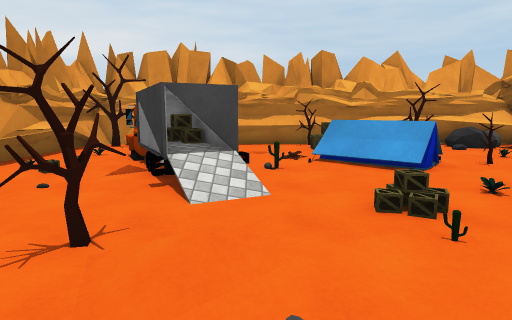
view 1 (above)

14 first-person views from a walk through a Unity game level. The camera is 1.3 m above the floor, tilts 8° down and sees 75° across. The floor is counted in squares, 1 m on a side. Each view is taken from the middle of a square. On the plan, view 1 faces up. The plan holds only what a view shows up to about 14 squares ahead; the rest is blank. Surface patterns are stand-ins for the level's own textures.

view 2
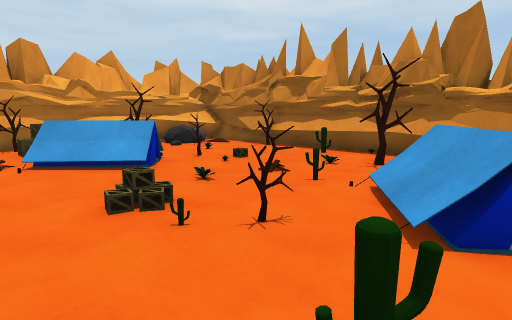

view 3
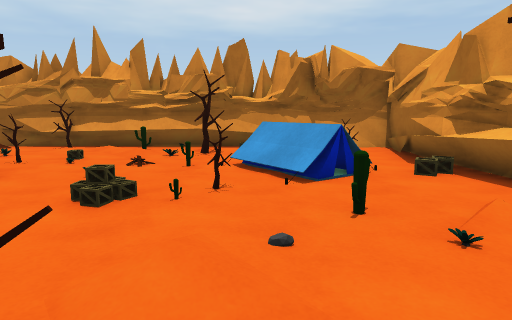

view 4
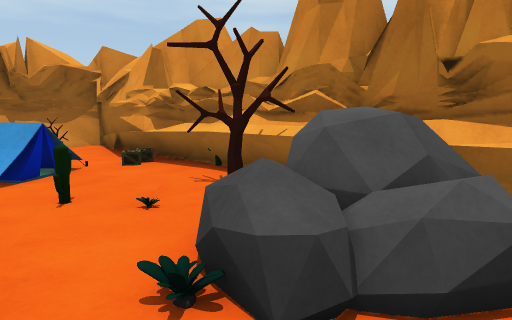

view 5
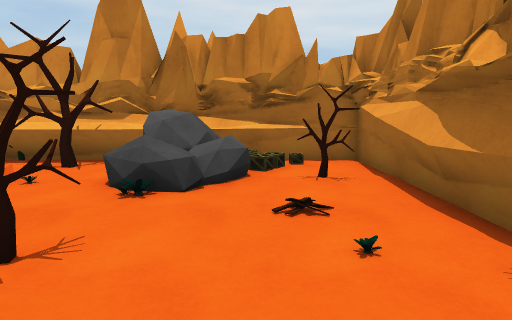

view 6
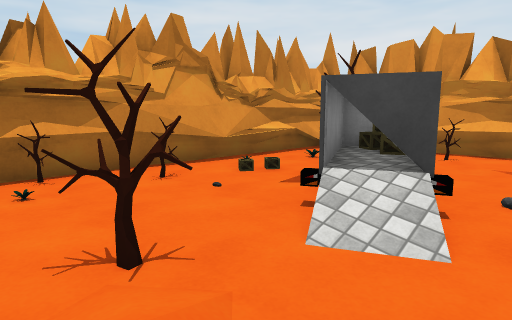

view 7
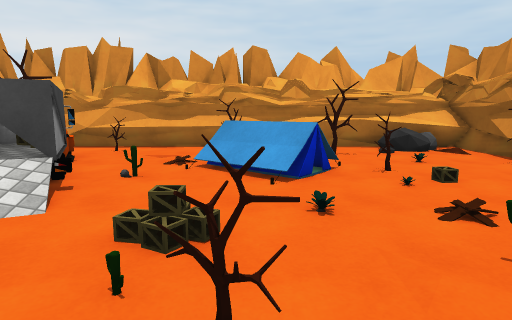

view 8
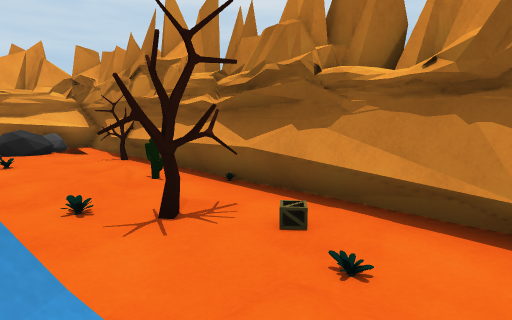

view 9
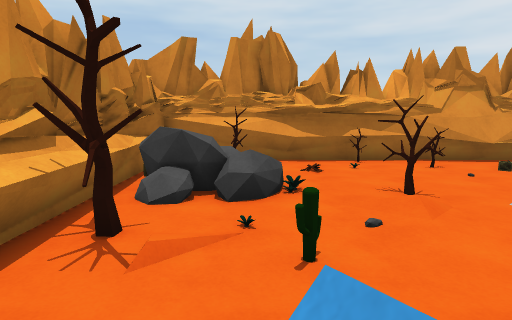

view 10
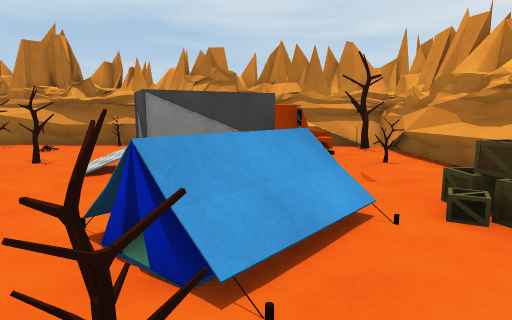

view 11
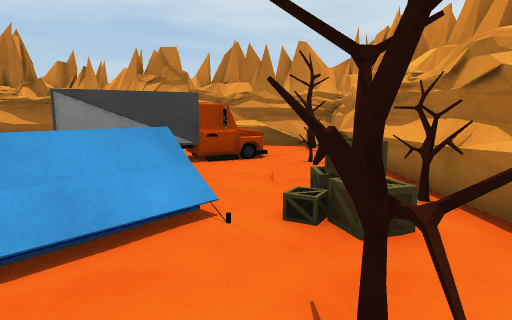

view 12
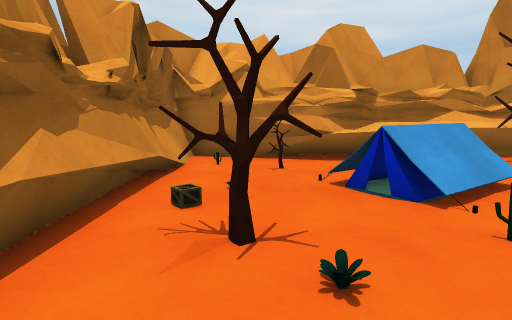

view 13
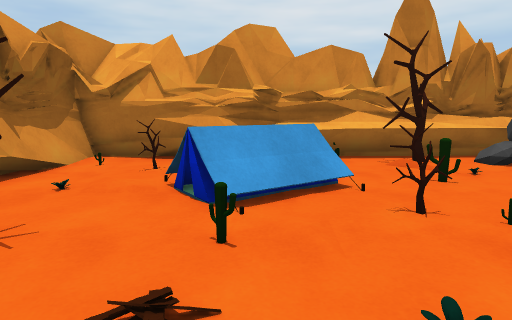

view 14
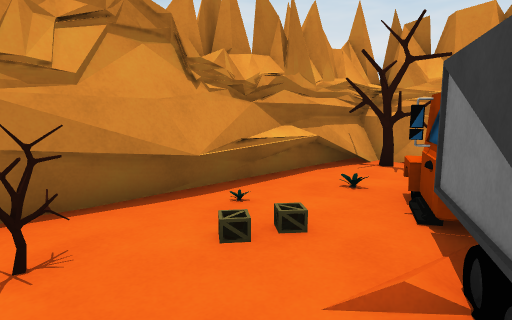

### Floor plan
Key: @ floor where view 1 was taken; # wall or solid block; x gap in a wall; . main floor; : floor 0.25 m higher than the main floor; / step, stairs or slope; = window, fence, low wall or low ledge; ^ raised ledge; v drop or lower ground; T tent.
Columns run from 7 left of view 1 to 11 right of it. Each row starts with its distance up from view 1.
 14      ##############
 13 #### #.........===#
 12 #= # #.........=..#
 11 #=.=^.......##...##
 10 #=.=##...v//.....##
  9 #=.###.../ //=...#
  8 #=..###=../T=#...#
  7 #=../###......../#
  6 ###..#^/......./=#
  5 ###.../../.......#
  4 #=......./..=..x##
  3 #....#//./=.....##
  2 #...../....///...#
  1 #..../..=../ /...#
  0 ##..=x=@...T/....#
 -1 ##.===..:........#
 -2  #.#=##.##..==...#
 -3  #########=#######
 -4         #####

Positions as (right, up) in squares from view 1, and headings:
1: (0, 0), facing up
2: (0, 0), facing up-right
3: (-3, 2), facing right
4: (-4, 2), facing down-right
5: (-4, 6), facing down
6: (1, 2), facing up-left
7: (3, 1), facing up
8: (6, 0), facing up-right
9: (5, 0), facing left
10: (7, 9), facing left
11: (7, 11), facing left
12: (8, 7), facing down
13: (5, 7), facing down
14: (-2, 5), facing up-left
